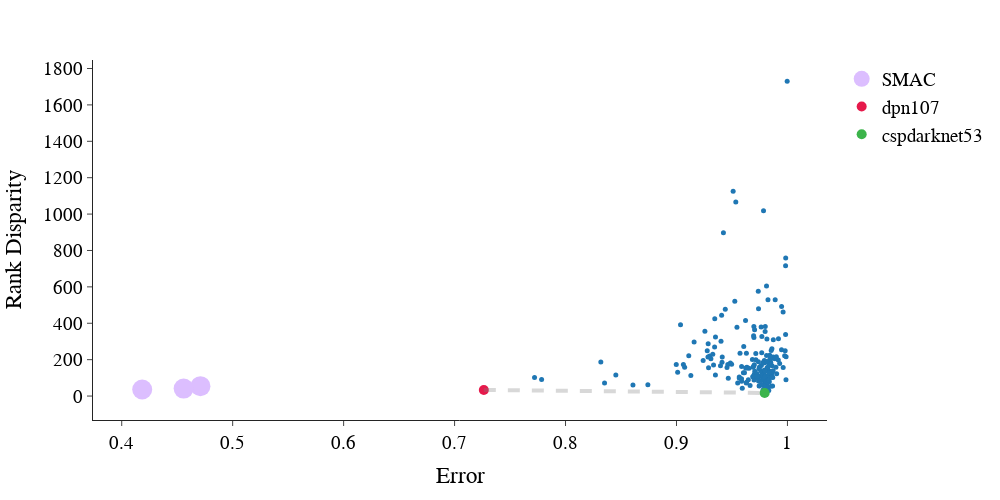

Notebook code cell kept with this figure:
### Code cell
df = merge(err_df_rfw, rank_df_rfw)
df = df[df['epoch'] == 99]
df = df.rename(columns={'Accuracy':'Error','Disparity':'Rank Disparity'})
df = df.dropna()
df = df[df['Error']<1-1/(7636*2)]
# df.loc[:,'model'] = df['index'].apply(lambda x: get_name_details(x)[1])
df = df.sort_values(by=['index'])
# remove 040
df = df[df['index'].apply(lambda x: '040' not in x)]
df_high_perf = df
df_high_perf.loc[:,'Model'] = 'timm models'
# df['Disparity'] = np.log(df['Disparity'])
fig = px.scatter(data_frame = df_high_perf
           ,x = 'Error'
           ,y = 'Rank Disparity',
#             color='Model',
             template="simple_white",
                 width=1000, height= 500
           )
fig.update_traces(marker=dict(size=5))

fig.add_trace(go.Scatter(
    x=df[df['index'].apply(lambda x: 'Check' in x)]['Error'],
    y=df[df['index'].apply(lambda x: 'Check' in x)]['Rank Disparity'],
    mode='markers',
    name = 'SMAC',
    marker_color = colors[-1],
    marker = dict(size=20),
))
# plot PFront
p = np.array(preparePareto(df[df['index'].apply(lambda x: 'Check' not in x)][['Error','Rank Disparity']], 
                           False, False).dropna())
for x, y in zip(p[:-1], p[1:]):
    fig.add_shape(type='line',
                x0=x[0],y0=x[1],x1=y[0],y1=y[1],
                line=dict(color='gray',width=4),line_dash='dash',
                xref='x',yref='y', col=1,row=1)
    
fig.update_layout(
#     xaxis_range=[.35,max(df_high_perf['Error'])],
#     yaxis_range=[0,500],
    font=dict(
        family="Times New Roman",
        size=19,
        color="Black"
    )
)


pareto_df = pd.merge(df_high_perf, pd.DataFrame(p), 
                           right_on=[0,1], left_on=["Error","Rank Disparity"])
pareto_df.loc[:,'model'] = pareto_df['index'].apply(lambda x: get_name_details(x)[1].split('_')[0])
pareto_df = pareto_df[pareto_df['Error']<1]

# plot PFront for Ranks
ms = list(set(pareto_df['model']))
for model in set(pareto_df['model']):
    # match model name to color
    i = ms.index(model) % len(colors)
    color = colors[i]
    fig.add_trace(go.Scatter(
        x=pareto_df[pareto_df['model'] == model]['Error'],
        y=pareto_df[pareto_df['model'] == model]['Rank Disparity'],
        mode='markers',
        name = model,
        marker_color = color,
        marker = dict(size=10),
    ))

# fig.update_layout(showlegend=False)
fig.show()
plotly.io.write_image(fig, 'app__rfw.png', format='png')

### Figure 1 — Plotly figure (JSON) as saved in the notebook; plotly's stock layout.template omitted (floating-point values rounded to 4 significant figures; data arrays with more than 128 entries replaced by an {"elided": "..."} marker saying what was removed)
{"data": [{"hovertemplate": "Error=%{x}<br>Rank Disparity=%{y}<extra></extra>", "legendgroup": "", "marker": {"color": "#1F77B4", "size": 5, "symbol": "circle"}, "mode": "markers", "name": "", "orientation": "v", "showlegend": false, "type": "scatter", "x": {"elided": "202 float values"}, "xaxis": "x", "y": {"elided": "202 float values"}, "yaxis": "y"}, {"marker": {"color": "#dcbeff", "size": 20}, "mode": "markers", "name": "SMAC", "type": "scatter", "x": [0.4185, 0.4709, 0.4558], "y": [35.99, 54.47, 40.98]}, {"marker": {"color": "#e6194B", "size": 10}, "mode": "markers", "name": "dpn107", "type": "scatter", "x": [0.7264], "y": [33.53]}, {"marker": {"color": "#3cb44b", "size": 10}, "mode": "markers", "name": "cspdarknet53", "type": "scatter", "x": [0.9795], "y": [17.11]}], "layout": {"font": {"color": "Black", "family": "Times New Roman", "size": 19}, "height": 500, "legend": {"tracegroupgap": 0}, "margin": {"t": 60}, "shapes": [{"line": {"color": "gray", "dash": "dash", "width": 4}, "type": "line", "x0": 0.7264, "x1": 0.9795, "xref": "x", "y0": 33.53, "y1": 17.11, "yref": "y"}], "width": 1000, "xaxis": {"anchor": "y", "domain": [0, 1], "title": {"text": "Error"}}, "yaxis": {"anchor": "x", "domain": [0, 1], "title": {"text": "Rank Disparity"}}}}
